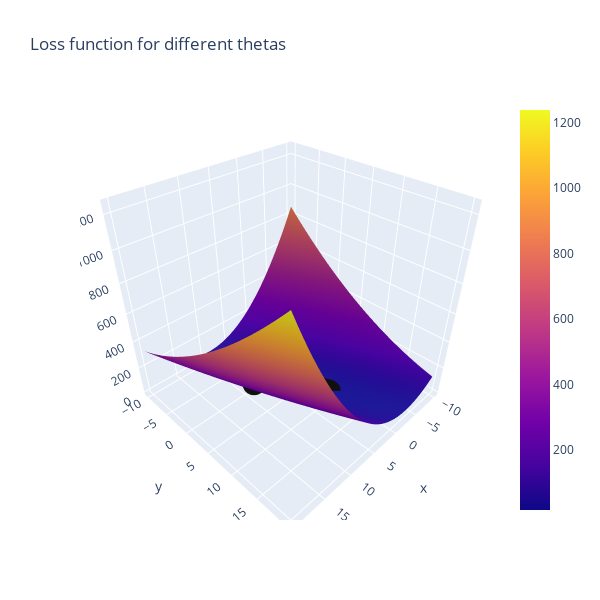

Notebook code for this chart:
### Code cell
#Let's look at the new loss path on the function. It should start much closer to the goal

line_marker = dict(color='#101010', width=2)
fig = go.Figure()
fig.add_surface(x=theta1_vals, y=theta0_vals, z=J_vals)
fig.add_scatter3d(x=theta1_history1, y=theta0_history1, z=J_history1, line=line_marker, name='')
#The below line adds a graph of just the loss over iterations in a 2D plane
plt.plot(theta0_history1, theta1_history1, 'r+');
fig.update_layout(title='Loss function for different thetas', autosize=True,
                  width=600, height=600, xaxis_title='theta0', 
                 yaxis_title='theta1')
fig.show()

### Figure 1 — Plotly figure (JSON) as saved in the notebook; plotly's stock layout.template omitted (floating-point values rounded to 4 significant figures; data arrays with more than 128 entries replaced by an {"elided": "..."} marker saying what was removed)
{"data": [{"type": "surface", "x": [-10, -9.697, -9.394, -9.091, -8.788, -8.485, -8.182, -7.879, -7.576, -7.273, -6.97, -6.667, -6.364, -6.061, -5.758, -5.455, -5.152, -4.848, -4.545, -4.242, -3.939, -3.636, -3.333, -3.03, -2.727, -2.424, -2.121, -1.818, -1.515, -1.212, -0.9091, -0.6061, -0.303, 0, 0.303, 0.6061, 0.9091, 1.212, 1.515, 1.818, 2.121, 2.424, 2.727, 3.03, 3.333, 3.636, 3.939, 4.242, 4.545, 4.848, 5.152, 5.455, 5.758, 6.061, 6.364, 6.667, 6.97, 7.273, 7.576, 7.879, 8.182, 8.485, 8.788, 9.091, 9.394, 9.697, 10, 10.3, 10.61, 10.91, 11.21, 11.52, 11.82, 12.12, 12.42, 12.73, 13.03, 13.33, 13.64, 13.94, 14.24, 14.55, 14.85, 15.15, 15.45, 15.76, 16.06, 16.36, 16.67, 16.97, 17.27, 17.58, 17.88, 18.18, 18.48, 18.79, 19.09, 19.39, 19.7, 20], "y": [-10, -9.697, -9.394, -9.091, -8.788, -8.485, -8.182, -7.879, -7.576, -7.273, -6.97, -6.667, -6.364, -6.061, -5.758, -5.455, -5.152, -4.848, -4.545, -4.242, -3.939, -3.636, -3.333, -3.03, -2.727, -2.424, -2.121, -1.818, -1.515, -1.212, -0.9091, -0.6061, -0.303, 0, 0.303, 0.6061, 0.9091, 1.212, 1.515, 1.818, 2.121, 2.424, 2.727, 3.03, 3.333, 3.636, 3.939, 4.242, 4.545, 4.848, 5.152, 5.455, 5.758, 6.061, 6.364, 6.667, 6.97, 7.273, 7.576, 7.879, 8.182, 8.485, 8.788, 9.091, 9.394, 9.697, 10, 10.3, 10.61, 10.91, 11.21, 11.52, 11.82, 12.12, 12.42, 12.73, 13.03, 13.33, 13.64, 13.94, 14.24, 14.55, 14.85, 15.15, 15.45, 15.76, 16.06, 16.36, 16.67, 16.97, 17.27, 17.58, 17.88, 18.18, 18.48, 18.79, 19.09, 19.39, 19.7, 20], "z": {"elided": "100x100 float values"}}, {"line": {"color": "#101010", "width": 2}, "name": "", "type": "scatter3d", "x": {"elided": "1000 float values"}, "y": {"elided": "1000 float values"}, "z": {"elided": "1000 float values"}}], "layout": {"autosize": true, "height": 600, "scene": {"aspectmode": "auto", "aspectratio": {"x": 1, "y": 1, "z": 1}}, "title": {"text": "Loss function for different thetas"}, "width": 600, "xaxis": {"title": {"text": "theta0"}}, "yaxis": {"title": {"text": "theta1"}}}}
